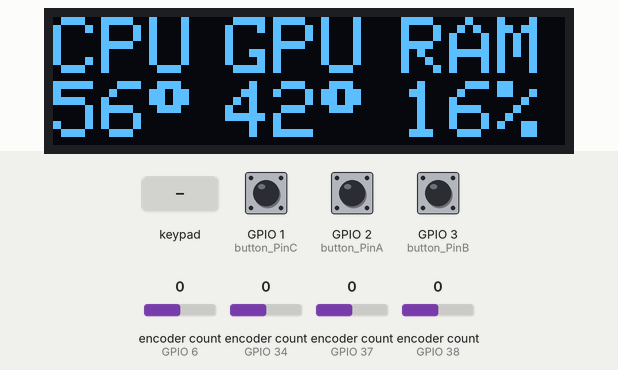
A sketch run on a simulated ESP32. Parts: 128×32 one-colour display. The inputs (shaded band) are chosen by the test bench; at power-on: encoder count (sensors on GPIO 6, GPIO 34, GPIO 37, GPIO 38) 0, GPIO 1 (button_PinC) HIGH, GPIO 2 (button_PinA) HIGH, GPIO 3 (button_PinB) HIGH. What the sketch prints to the serial monitor is not drawn.

Above: at 1.2 s.

The sketch:

Encoders.ino
```cpp
#include <Arduino.h>
#include <RotaryEncoder.h>
#include <Bounce2.h>
#include <Keypad.h>
#include <SPI.h>
#include <Wire.h>
#include <Adafruit_GFX.h>
#include <Adafruit_SSD1306.h>


#define SCREEN_WIDTH 128 // OLED display width, in pixels
#define SCREEN_HEIGHT 32 // OLED display height, in pixels

// Declaration for an SSD1306 display connected to I2C (SDA, SCL pins)
// The pins for I2C are defined by the Wire-library.
// On an arduino UNO:       A4(SDA), A5(SCL)
// On an arduino MEGA 2560: 20(SDA), 21(SCL)
// On an arduino LEONARDO:   2(SDA),  3(SCL), ...
#define OLED_RESET     4 // Reset pin # (or -1 if sharing Arduino reset pin)
#define SCREEN_ADDRESS 0x3C ///< See datasheet for Address; 0x3D for 128x64, 0x3C for 128x32
Adafruit_SSD1306 display(SCREEN_WIDTH, SCREEN_HEIGHT, &Wire, OLED_RESET);


// static const unsigned char PROGMEM logo_bmp[] =
// { 0b00000000, 0b11000000,
//   0b00000001, 0b11000000,
//   0b00000001, 0b11000000,
//   0b00000011, 0b11100000,
//   0b11110011, 0b11100000,
//   0b11111110, 0b11111000,
//   0b01111110, 0b11111111,
//   0b00110011, 0b10011111,
//   0b00011111, 0b11111100,
//   0b00001101, 0b01110000,
//   0b00011011, 0b10100000,
//   0b00111111, 0b11100000,
//   0b00111111, 0b11110000,
//   0b01111100, 0b11110000,
//   0b01110000, 0b01110000,
//   0b00000000, 0b00110000 };

  char incoming[1000];


 #define button_PinA D1
 Bounce buttonA = Bounce();
 #define button_PinB D2
 Bounce buttonB = Bounce();
 #define button_PinC D0
 Bounce buttonC = Bounce();

const byte ROWS = 3; //four rows
const byte COLS = 4; //three columns
char keys[ROWS][COLS] = {
  {'A','B','C','D'},
  {'1','2','3','4'},
  {'W','X','Y','Z'},
};
byte rowPins[ROWS] = {12,11,10}; //connect to the row pinouts of the keypad
byte colPins[COLS] = {6,7,8,9}; //connect to the column pinouts of the keypad

Keypad keypad = Keypad( makeKeymap(keys), rowPins, colPins, ROWS, COLS );

#define PIN_IN1 D5
#define PIN_IN2 D4

RotaryEncoder encoderB(PIN_IN1, PIN_IN2, RotaryEncoder::LatchMode::TWO03);


#define PIN_IN3 A2
#define PIN_IN4 A3

RotaryEncoder encoderD(PIN_IN3, PIN_IN4, RotaryEncoder::LatchMode::TWO03);


#define PIN_IN5 A1
#define PIN_IN6 A0

RotaryEncoder encoderC(PIN_IN5, PIN_IN6, RotaryEncoder::LatchMode::TWO03);

#define PIN_IN7 A6
#define PIN_IN8 A7

RotaryEncoder encoderA(PIN_IN7, PIN_IN8, RotaryEncoder::LatchMode::TWO03);
void setup()
{
  Serial.begin(115200);
  buttonA.attach(button_PinA,INPUT_PULLUP);
  buttonA.interval(25);
  buttonB.attach(button_PinB,INPUT_PULLUP);
  buttonB.interval(25);
  buttonC.attach(button_PinC,INPUT_PULLUP);
  buttonC.interval(25);
  if(!display.begin(SSD1306_SWITCHCAPVCC, SCREEN_ADDRESS)) {
    Serial.println(F("SSD1306 allocation failed"));
  }
  display.clearDisplay();

}

void loop()
{
  encoder1();
  encoder2();
  encoder3();
  encoder4();
  switches();
  runKey();
  statout(56, 42, 16);
}

void encoder1(){
  static int pos = 0;
  encoderA.tick();

  int newPos = encoderA.getPosition();
  if (pos != newPos) {
    Serial.print("encoderA: ");
    Serial.println((int)(encoderA.getDirection()));
    pos = newPos;
  }

}

void encoder2(){
  static int posB = 0;
  encoderB.tick();

  int newPosB = encoderB.getPosition();
  if (posB != newPosB) {
    Serial.print("encoderB: ");
    Serial.println((int)(encoderB.getDirection()));
    posB = newPosB;
  }

}

void encoder3(){
  static int posC = 0;
  encoderC.tick();

  int newPosC = encoderC.getPosition();
  if (posC != newPosC) {
    Serial.print("encoderC: ");
    Serial.println((int)(encoderC.getDirection()));
    posC = newPosC;
  }

}

void encoder4(){
  static int posD = 0;
  encoderD.tick();

  int newPosD = encoderD.getPosition();
  if (posD != newPosD) {
    Serial.print("encoderD: ");
    Serial.println((int)(encoderD.getDirection()));
    posD = newPosD;
  }

}


void switches(){
  buttonA.update(); // Update the Bounce instance
   if ( buttonA.fell() ) {  // Call code if button transitions from HIGH to LOW
     Serial.println("encoderA: MUTE");
   }

   buttonB.update(); // Update the Bounce instance
   if ( buttonB.fell() ) {  // Call code if button transitions from HIGH to LOW
     Serial.println("encoderB: MUTE");
   }
    buttonC.update(); // Update the Bounce instance
   if ( buttonC.fell() ) {  // Call code if button transitions from HIGH to LOW
     Serial.println("encoderC: MUTE");
   }
}


void runKey(){
  char key = keypad.getKey();

  if (key != NO_KEY){
    Serial.println(key);
  }
}


void statout(int cpu_temp, int gpu_temp, int ram_perc) {

  display.setTextSize(2);
  display.setTextColor(SSD1306_WHITE);
  display.setCursor(0, 0);
  display.cp437(true);
  String CPU = "CPU";
  String GPU = " GPU";
  String RAM = " RAM";
  display.print(CPU);
  display.setCursor(31, 0);
  display.print(GPU);
  display.setCursor(75, 0);
  display.println(RAM);
  display.print(String(cpu_temp));
  display.print((char)248);
  display.setCursor(31, 16);
  display.print(" " + String(gpu_temp));
  display.print((char)248);
  display.setCursor(75, 16);
  display.print(" " + String(ram_perc));
  display.print((char)37);

  display.display();
  delay(2000);
}
```
